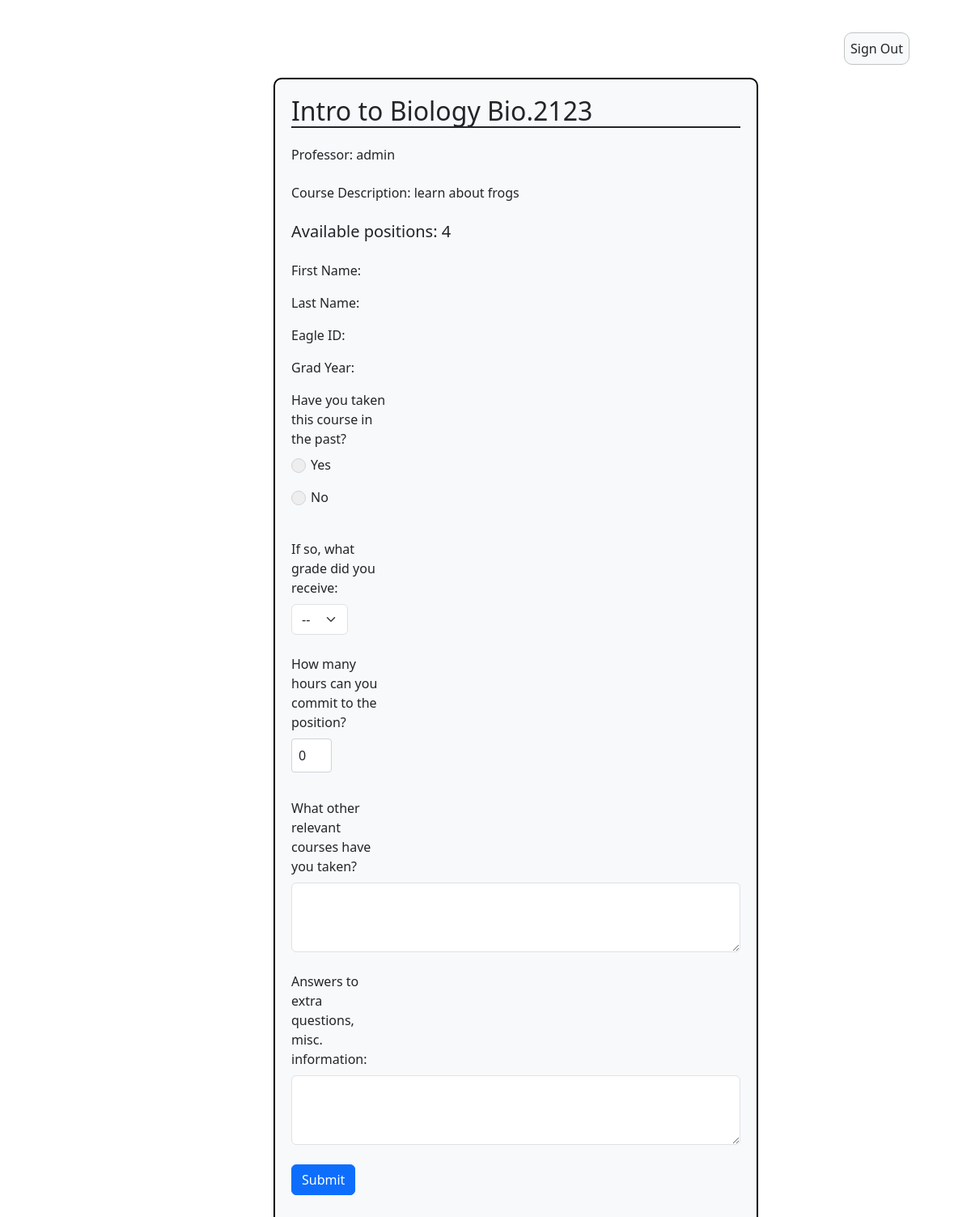
Screenshot of /apply_course/14/ with the database file from the repository.
### InstructorAddCourse/models.py (models this page shows)
class InstructorAddCourse(models.Model):
	course_instructor = models.ForeignKey(User, on_delete=models.CASCADE)
	course_name = models.CharField(max_length=255)
	course_number = models.CharField(max_length=255)
	course_instructor = models.CharField(max_length=255)
	description = models.CharField(max_length=800)
	total_time_commitment = models.DecimalField(max_digits=2, decimal_places=0, validators=[MinValueValidator(0)], default=0)
	has_discussion = models.CharField(choices=[('yes', 'Yes'),('no', 'No')], max_length=50, default='')
	num_ta_needed = models.DecimalField(max_digits=2, decimal_places=0, validators=[MinValueValidator(0)], default=0)
	curr_num_ta = models.IntegerField(default=0)
	graded_meeting = models.CharField(choices=[('yes', 'Yes'),('no', 'No')], max_length=50, default='')
	office_hours = models.DecimalField(max_digits=2, decimal_places=0, validators=[MinValueValidator(0)], default=0)
	other_info = models.CharField(max_length=800, default=None)
	term = models.CharField(default=get_default_term(), max_length=100)

### studentSummary/views.py (the view)
# urls.py: path("apply_course/<int:course_id>/", apply_course, name="apply_course"),
def apply_course(request, course_id):
    course = get_object_or_404(InstructorAddCourse, id=course_id)
    if request.method == 'POST':
        form = ApplicationForm(request.POST)
        if form.is_valid():
            user = CustomUser.objects.get(id=request.user.id)
            if user.can_apply():
                user.increment_applications()
                user.save()
                application = form.save(commit=False)
                application.student = request.user
                print(f'Before Saving: {application}')
                application.save()
                print(f'Saved Application: {application}')
                return render(request, 'success.html')
        else:
            print(form.errors)
            return render(request, 'application.html', {'form': form, 'course': course})
    else:
        form = ApplicationForm()
        return render(request, 'application.html', {'form': form, 'course': course})

### templates/application.html (shortened to what this page needs)
<!DOCTYPE html>
{% extends 'appbase.html' %} {% block content %} {% load static %}
<html>
  <head>
    <link rel="stylesheet" href="{% static 'application.css' %}" />
  </head>
  <body>
    <div class="container">
      <div class="row">
        <div class="col offset-md-3">
          <div class="form-group">
              <form method="post">
                <h2 class="border-bottom border-2 border-dark mb-4">
                  {{ course.course_name }} {{ course.course_number }}
                </h2>
                <h6 class="mb-4">
                  Professor: {{ course.course_instructor}}
                </h6>
                <p class="mb-4">
                  Course Description: {{ course.description }}
                </p>
                <h5 class="mb-4">
                  Available positions: {{course.num_ta_needed}}
                </h5>
                  First Name: {{user.first_name}}
                  Last Name: {{user.last_name}}
                  Eagle ID: {{user.eagle_id}}
                  Grad Year: {{user.year}}
                <div class="form-group mb-4">
                  {{ form.past_course.label_tag }} {% for radio in form.past_course %}
                  <div class="form-check">{{ radio }}</div>
                  {% endfor %}
                </div>
                <div class="form-group mb-4">
                  {{ form.grade.label_tag }} {{ form.grade }}
                </div>
                <div class="form-group mb-4">
                  {{ form.hours.label_tag }} {{ form.hours }}
                </div>
                <div class="form-group mb-4">
                  {{ form.other_courses.label_tag }} {{ form.other_courses }}
                </div>
                <div class="form-group mb-4">
                  {{ form.misc_information.label_tag }} {{ form.misc_information}}
                </div>
                <button type="submit" class="btn btn-primary btn-block mb-4">
                  Submit
                </button>
              </form>
            </div>
        </div>
      </div>
    </div>
  </body>
</html>
{% endblock %}

### static/application.css (style rules this page uses)
body { height: 100%; display: flex; align-items: center; justify-content: center; }
form { padding: 20px; border: 2px solid black; border-radius: 10px; background-color: #f8f9fa; max-width: 75%; overflow-y: scroll; }
#id_hours { width: 50px; }
#id_grade { width: 70px; }
.form-group { display: flex; flex-direction: column; margin-bottom: 1rem; }
.form-group label { width: 120px; margin-bottom: 0.5rem; }
.form-group input { width: 100%; padding: 0.5rem; margin-bottom: 0.5rem; border: 1px solid #ced4da; border-radius: 0.25rem; box-sizing: border-box; }
.form-check input[type="radio"] { width: 18px; height: 18px; border-radius: 50%; appearance: none; -webkit-appearance: none; -moz-appearance: none; background-color: #eee; outline: none; cursor: pointer; position: relative; box-sizing: border-box; }

### rows the page displays
InstructorAddCourse: course_name "Intro to Biology", course_number "Bio.2123", course_instructor "admin", description "learn about frogs", num_ta_needed "4"
